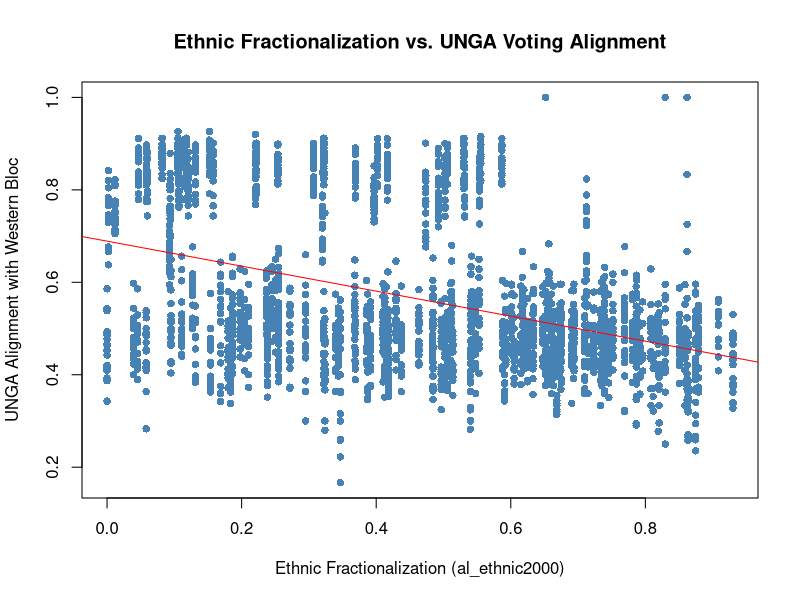

Write the R code that produced this figure.
library(tidyverse)

# load final merged dataset
final_data <- read.csv("final_dataset.csv")

# --- bivariate analysis ---

# correlation test: ethnic fractionalization vs unga alignment
cor_result <- cor.test(final_data$al_ethnic2000, final_data$unga_alignment)
print(cor_result)

# scatterplot with regression line
plot(final_data$al_ethnic2000, final_data$unga_alignment,
    xlab = "Ethnic Fractionalization (al_ethnic2000)",
    ylab = "UNGA Alignment with Western Bloc",
    main = "Ethnic Fractionalization vs. UNGA Voting Alignment",
    pch = 16, col = "steelblue")
abline(lm(unga_alignment ~ al_ethnic2000, data = final_data), col = "red")


# full model with controls
model <- lm(unga_alignment ~ al_ethnic2000 + p_polity2 + log_gdp + log_pop, data = final_data)
summary(model)
